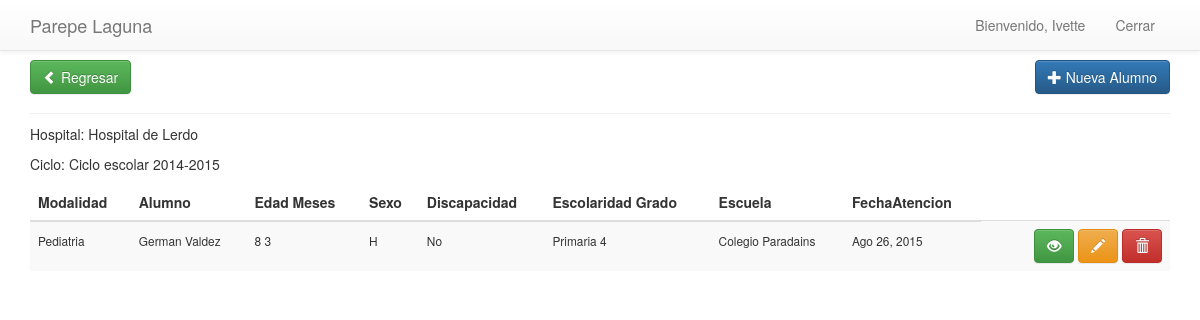
The page /listhoyl/ (signed in) on the database its author committed.
### apps/users/models.py (models this page shows, shortened)
class User(AbstractBaseUser, PermissionsMixin):
	username = models.CharField(max_length=100, unique=True)
	email = models.EmailField()
	first_name = models.CharField(max_length=100)
	last_name = models.CharField(max_length=100)
	avatar = models.ImageField(upload_to = 'users') # falta hacer algo
	objects = UserManager()
	is_active = models.BooleanField(default = True)
	is_staff = models.BooleanField(default = False)
	USERNAME_FIELD = 'username'
	REQUIRED_FIELDS = ['email']

### apps/principal/models.py (models this page shows, shortened)
class TimeStampModel(models.Model):
    user     = models.ForeignKey(settings.AUTH_USER_MODEL,null=True,blank=True)
    fecha    = models.DateTimeField(auto_now_add=True)
    modified = models.DateTimeField(auto_now=True)
    class Meta:
        abstract = True

class Cicloescolar(TimeStampModel):
    descripcion = models.CharField(max_length=80)
    fechaini = models.DateField()
    fechafin = models.DateField()
    status = models.BooleanField(default=True)

class Alumno(TimeStampModel):
    Opsexo = (
        ('H', 'Hombre'),
        ('M', 'Mujer'),
        )
    Op2 = (
        ('Si', 'Si'),
        ('No', 'No'),
        )
    opesc=(
        ('Preescolar','Preescolar'),
        ('Primaria' ,'Primaria'),
        ('Secundaria','Secundaria'),
        ('No Estudia y tiene edad escolar',  'No Estudia y tiene edad escolar'),
        ('Bachillerato', 'Bachillerato'),
        ('No Tiene Edad escolar',  'No Tiene Edad escolar'),
        ('Cam', 'Cam'),
        ('Cil', 'Cil'),
        )
    Disca=(
        ('No', 'No'),
        ('Motriz','Motriz'),
        ('Visual', 'Visual'),
        ('Auditiva', 'Auditiva'),
        ('Intelectual', 'Intelectual'),
        ('Otra', 'Otra'),
        )
    tp =(
            ('Pediatria','Pediatria'),
            ('ConsultaExt','Consulta Externa'),
            ('AtencionDom','Atencion Domiciliaria'),
        )
    at = (
            ('Pedagogia','Pedagogia'),
            ('Psicologia','Psicologia'),
        )
    folio = models.IntegerField()
    hospital = models.ForeignKey('Hospital')
    atencion = models.CharField(max_length=10,null=True,blank=True,choices=at)
    ciclo = models.ForeignKey('Cicloescolar',default=1)
    modalidad = models.CharField(max_length=25,null=True,default=True,choices=tp)
    nombre = models.CharField(max_length=180)
    edad = models.IntegerField()
    meses = models.IntegerField()
    sexo = models.CharField(max_length=1,choices=Opsexo)
    coloniaal = models.CharField(max_length=100)
    callenumal = models.CharField(max_length=100)
    localidadal = models.CharField(max_length=80)
    discapacidad = models.CharField(max_length=12,choices=Disca)
    grado = models.IntegerField()
    escolaridad = models.CharField(max_length=40,choices=opesc)
    escuela = models.CharField(max_length=100)
    coloniaesc = models.CharField(max_length=80)
    direccionesc = models.CharField(max_length=120, null=True,blank=True)
    localidadesc = models.CharField(max_length=100)
    especialidad = models.CharField(max_length=80)
    diagnostico = models.CharField(max_length=80)
    fechaatencion  = models.DateField()
    horainicio = models.TimeField()
    horafin = models.TimeField()
    tema = models.CharField(max_length=80)
    observacion = models.TextField()

### apps/principal/views.py (the view)
# urls.py: url(r'^listhoyl/$',views.ListAlumnoshoyL.as_view(),name='list_hoyl'),
class ListAlumnoshoyL(LoginRequiredMixin,GroupRequiredMixin,ListView):
	context_object_name = 'alumnos'
	template_name = 'principal/listalumnoshoy.html'
	model = Alumno
	group_required = ['lerdo','super']
	def get_queryset(self):
		today = date.today()
		return super(ListAlumnoshoyL, self).get_queryset().filter(fecha__year=today.year,
			fecha__month=today.month,fecha__day=today.day,hospital=2)
	def get_context_data(self, **kwargs): #para saber si  ya  existe el alumo para la foto
		context = super(ListAlumnoshoyL, self).get_context_data(**kwargs)
		context['hospital'] = "Hospital de Lerdo"
		context['ciclo'] = Cicloescolar.objects.filter(status=True)
		return context

### apps/principal/templates/principal/listalumnoshoy.html (shortened to what this page needs)
{% extends "principal/base_principal.html" %}
{% block content %}
{% include "principal/navbar.html" %}
<div class="container">
        <div class="page-header">
            <br>
            <h4>
                <br>
                <a href="/" class="btn btn-success">
                    <span class="glyphicon glyphicon-chevron-left"></span> Regresar
                </a>
                <a class="btn btn-primary pull-right" href="/addalumno">
                    <span class="glyphicon glyphicon-plus"></span> Nueva Alumno
                </a>
            </h4>
        </div>
          <div class="row">
            <div class="col-md-12">
                <table class="table table-striped table-hover">
                <thead>
                    <tr>
                        <th>Modalidad</th>
                        <th>Alumno</th>
                        <th>Edad Meses</th>
                        <th>Sexo</th>
                        <th>Discapacidad</th>
                        <th>Escolaridad Grado</th>
                        <th>Escuela</th>
                        <th>FechaAtencion</th>
                    </tr>
                    </thead>
                    <tbody>
                        <p>Hospital: {{hospital}} </p>
                        {% for k in  ciclo %}
                            <p>Ciclo: {{k.descripcion}}</p>
                        {% endfor %}
                        {%for a in alumnos%}
                        <tr>
                             <td>
                                 <small>{{a.modalidad}}</small>
                            </td>
                            <td>
                                <small>{{a.nombre}}</small>
                            </td>
                            <td>
                               <small>{{a.edad}} {{a.meses}}</small>
                            </td>
                            <td>
                                <small>{{a.sexo}}</small>
                            </td>
                            <td>
                                <small>{{a.discapacidad}}</small>
                            </td>
                            <td>
                                <small>{{a.escolaridad}} {{a.grado}}</small>
                            </td>
                            <td>
                                <small>{{a.escuela}}</small>
                            </td>
                            <td>
                                <small>{{a.fechaatencion|date:"M d, Y"}}</small>
                            </td>
                            <td>
                                <td class="text-right">
                                <a href="#" class="btn btn-success"><span class="glyphicon glyphicon-eye-open"></span></a>
                                <a href="{% url 'principal_app:alumno_update' a.id %}"  class="btn btn-warning"><span class="glyphicon glyphicon-pencil"></span></a>
                                <a href="#" class="btn btn-danger"><span class="glyphicon glyphicon-trash"></span></a>
                            </td>
                        </tr>
                        {%endfor%}
                        </tbody>
                </table>
            </div>
        </div>
    </div>
{%endblock%}

### apps/principal/templates/principal/navbar.html (shortened to what this page needs)
<div class="navbar navbar-default navbar-fixed-top" role="navigation">
    <div class="container">
        <div class="navbar-header">
             <a class="navbar-brand"  href="{% url 'principal_app:index' %}">Parepe Laguna</a>
        </div>
        <div class="collapse navbar-collapse">
            <ul class="nav navbar-nav pull-right">
                <li><p class="navbar-text">Bienvenido, <a href="#" class="navbar-link">{{ user.username|capfirst}}</a></p></li>
                  <li><a href="{% url 'users_app:logout' %}">Cerrar</a></li>
            </ul>
        </div>
    </div>
</div>

### apps/principal/static/css/estilos.css (style rules this page uses)
body { margin-top: 60px; }
.page-header { margin: 10px 0 10px !important; font-weight: bolder; }

### apps/principal/static/css/sb-admin.css (style rules this page uses)
@media (min-width:768px) { body { margin-top: 2px; } }

### rows shown on the page
User: username "Ivette"
Cicloescolar: descripcion "Ciclo escolar 2014-2015"
Alumno: modalidad "Pediatria", nombre "German Valdez", edad "8", meses "3", sexo "H", discapacidad "No", escolaridad "Primaria", grado "4", escuela "Colegio Paradains", fechaatencion "Ago 26, 2015"

### other values the page prints
{{ hospital }} "Hospital de Lerdo"
